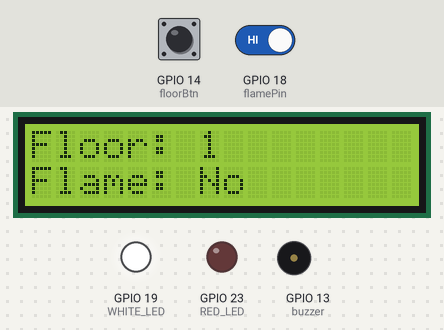
Bench run of a sketch on a simulated ESP32. Shown: 16×2 character LCD, output pins drawn as LEDs (lit = HIGH), buzzer (waves = sounding, pin HIGH). The inputs (shaded band) are chosen by the test bench; at power-on: GPIO 18 (flamePin) HIGH, GPIO 14 (floorBtn) HIGH. WiFi joins after 1.5 s; servers stay silent unless stated.

Above: at 2.7 s.
2.8 s: GPIO 18 (flamePin) driven LOW
At 3.2 s:
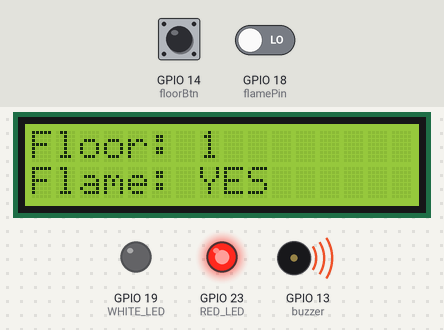
4.3 s: GPIO 14 (floorBtn) pulled LOW for 0.15 s
At 5.5 s:
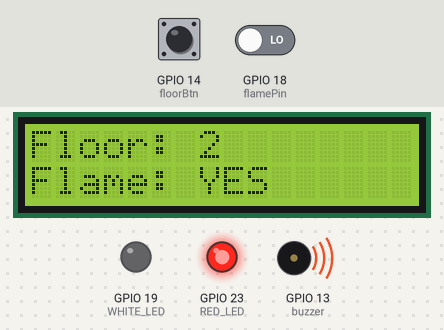
6.0 s: GPIO 14 (floorBtn) pulled LOW for 1 s
At 7.4 s:
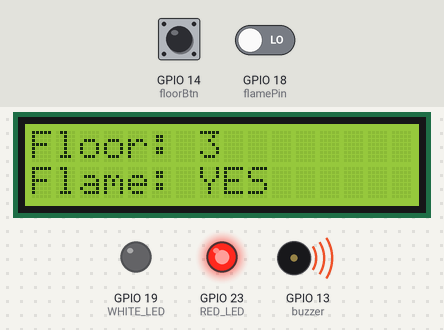
8.5 s: GPIO 18 (flamePin) driven HIGH
At 9.3 s:
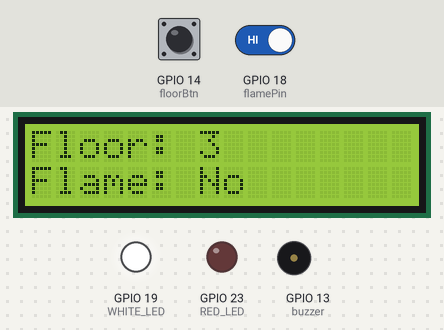
10.0 s: GPIO 14 (floorBtn) driven LOW and GPIO 18 (flamePin) driven LOW
At 11.4 s:
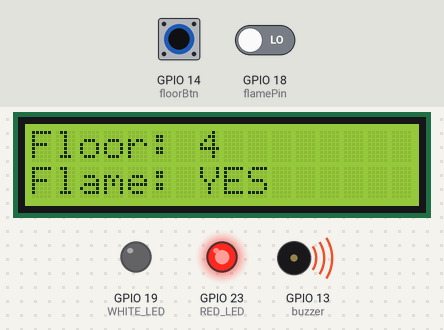
11.7 s: GPIO 18 (flamePin) driven HIGH
At 12.4 s:
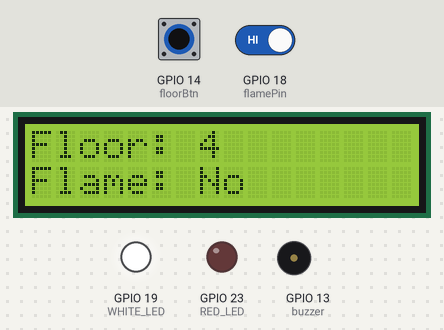
Timing chart, 0 to 14.2 s (numbered marks = the images above; inputs shaded):
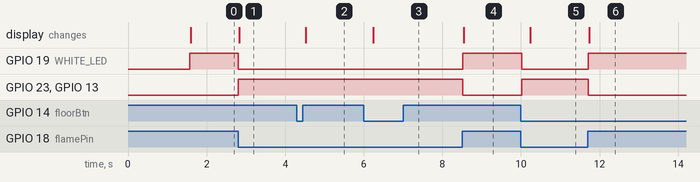

The sketch:

iotBasedFireAlarmSystem.ino
```cpp
#include <LiquidCrystal_I2C.h>
#include <WiFi.h>
#include <ThingSpeak.h>

//wiFi and thingspeak config
const char* ssid = "PLDTHOMEFIBRt6ucX";
const char* password = "PLDTWIFItLK72";
const long channel = 2964917;
const char key[] = "18A6ZBU4I3OLZZ44";

// pin definitions
const int RED_LED = 23, WHITE_LED = 19, buzzer = 13, flamePin = 18;
const int floorBtn = 14;

// variables
int floorLevel = 1;
int flame = 0;
int fireCounts[6] = {0}; // fire counters
bool lastBtnState = HIGH;
unsigned long lastUpdate = 0;
WiFiClient client;
LiquidCrystal_I2C lcd(0x27, 16, 2);

void setup() {
  pinMode(RED_LED, OUTPUT);
  pinMode(WHITE_LED, OUTPUT);
  pinMode(buzzer, OUTPUT);
  pinMode(flamePin, INPUT);
  pinMode(floorBtn, INPUT_PULLUP);

  lcd.init();
  lcd.backlight();
  lcd.clear();

  Serial.begin(115200);
  WiFi.begin(ssid, password);
  while (WiFi.status() != WL_CONNECTED) delay(100);
  ThingSpeak.begin(client);

}

void loop() {
  flame = digitalRead(flamePin);

  if (flame == LOW) {
    digitalWrite(buzzer, HIGH);
    digitalWrite(RED_LED, HIGH);
    digitalWrite(WHITE_LED, LOW);
    if(floorLevel >= 1 && floorLevel <= 5) {
      fireCounts[floorLevel]++;
    }
  } else {
     digitalWrite(buzzer, LOW);
     digitalWrite(RED_LED, LOW);
     digitalWrite(WHITE_LED, HIGH);
  }

  // button for the floor levels
  bool currentBtnState = digitalRead(floorBtn);
  if (lastBtnState == HIGH && currentBtnState == LOW) {
    floorLevel = (floorLevel % 5) + 1;
    delay(200);
  }
  lastBtnState = currentBtnState;

  // LCD output
  lcd.setCursor(0, 0);
  lcd.print("Floor: ");
  lcd.print(floorLevel);
  lcd.print("     ");

  lcd.setCursor(0, 1);
  lcd.print("Flame: ");
  lcd.print(flame == LOW ? "YES " : "No ");
  lcd.print("   ");

  if (millis() - lastUpdate > 15000) {
    lastUpdate = millis();
    ThingSpeak.setField(1, flame);
    ThingSpeak.setField(2, floorLevel);
    ThingSpeak.setField(3, fireCounts[1]);
    ThingSpeak.setField(4, fireCounts[2]);
    ThingSpeak.setField(5, fireCounts[3]);
    ThingSpeak.setField(6, fireCounts[4]);
    ThingSpeak.setField(7, fireCounts[5]);

    int result = ThingSpeak.writeFields(channel, key);
    if(result == 200) {
      Serial.println("Data sent to ThingSpeak.");
    } else {
      Serial.print("Failed to send data. HTTP error: ");
      Serial.println(result);
    }
  }
}
```

Measured:
- after the input at 2.8 s, GPIO 19 (WHITE_LED): HIGH → LOW at once; GPIO 23 (RED_LED), GPIO 13 (buzzer): LOW → HIGH at once; the display: changes at once (image 1)
- after the input at 4.3 s, the display: changes after 0.23 s (image 2)
- after the input at 6.0 s, the display: changes after 0.25 s (image 3)
- after the input at 8.5 s, GPIO 19 (WHITE_LED): LOW → HIGH at once; GPIO 23 (RED_LED), GPIO 13 (buzzer): HIGH → LOW at once; the display: changes after 0.05 s (image 4)
- after the input at 10.0 s, GPIO 19 (WHITE_LED): HIGH → LOW at once; GPIO 23 (RED_LED), GPIO 13 (buzzer): LOW → HIGH at once; the display: changes after 0.24 s (image 5)
- after the input at 11.7 s, GPIO 19 (WHITE_LED): LOW → HIGH at once; GPIO 23 (RED_LED), GPIO 13 (buzzer): HIGH → LOW at once; the display: changes at once (image 6)
